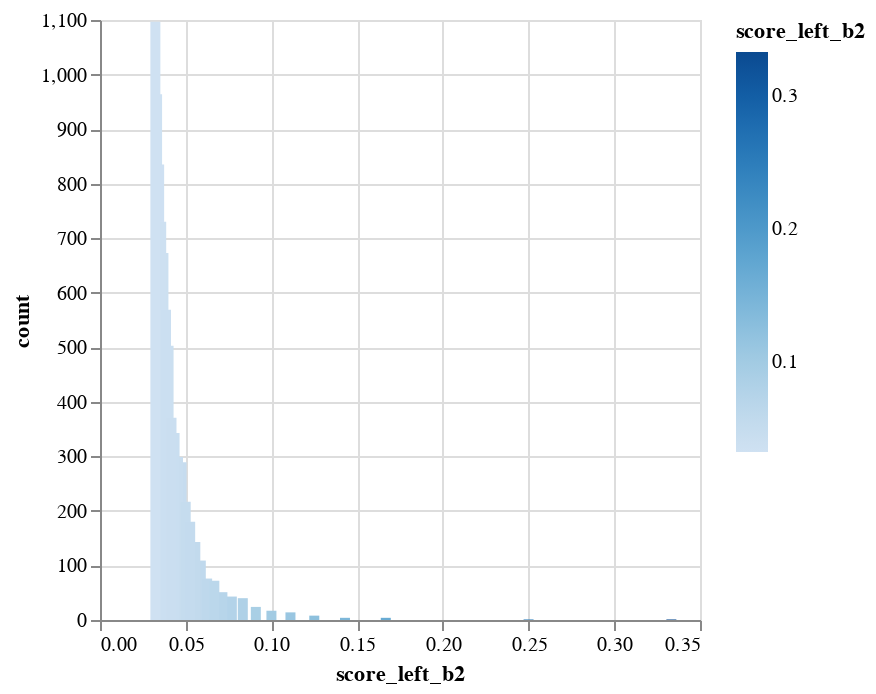
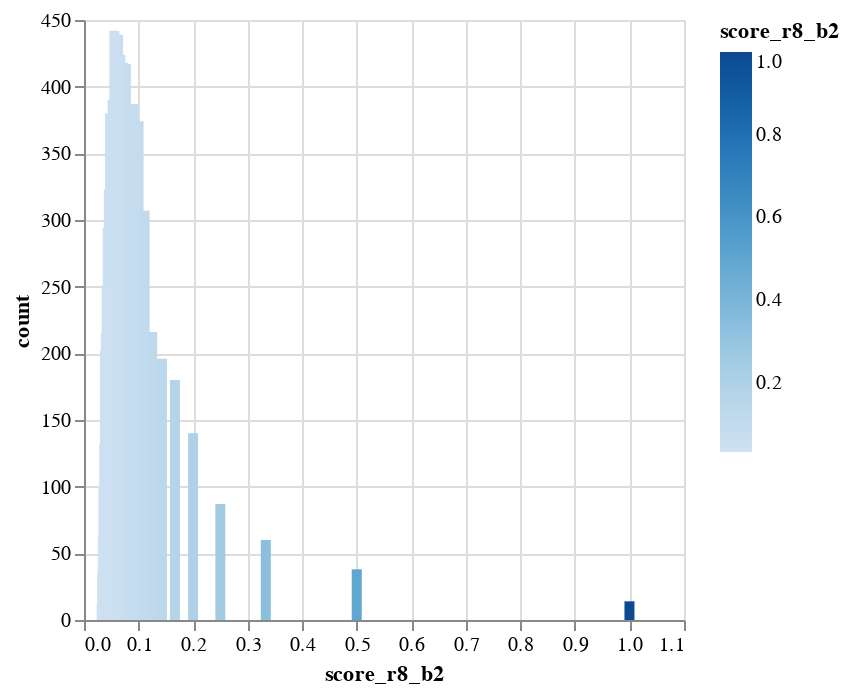

Notebook cell for these charts, in order:
### Code cell
show_b_stats('score_left_b2')
show_b_stats('score_r8_b2')

### Figure 1 — Vega-Lite specification as saved in the notebook (floating-point values rounded to 4 significant figures)
{"config": {"view": {"continuousWidth": 300, "continuousHeight": 300}}, "data": {"name": "data-eafd0a31ca10b7107fea946c97583d8f"}, "mark": {"type": "bar", "tooltip": true}, "encoding": {"color": {"field": "score_left_b2", "type": "quantitative"}, "x": {"field": "score_left_b2", "type": "quantitative"}, "y": {"field": "count", "type": "quantitative"}}, "params": [{"name": "param_3", "select": {"type": "interval", "encodings": ["x", "y"]}, "bind": "scales"}], "$schema": "https://vega.github.io/schema/vega-lite/v5.20.1.json", "datasets": {"data-eafd0a31ca10b7107fea946c97583d8f": [{"score_left_b2": 0.0476, "count": 289}, {"score_left_b2": 0.125, "count": 8}, {"score_left_b2": 0.0769, "count": 43}, {"score_left_b2": 0.0333, "count": 964}, {"score_left_b2": 0.0588, "count": 109}, {"score_left_b2": 0.037, "count": 673}, {"score_left_b2": 0.0714, "count": 51}, {"score_left_b2": 0.1, "count": 17}, {"score_left_b2": 0.0833, "count": 40}, {"score_left_b2": 0.3333, "count": 1}, {"score_left_b2": 0.0345, "count": 835}, {"score_left_b2": 0.0625, "count": 76}, {"score_left_b2": 0.04, "count": 503}, {"score_left_b2": 0.1111, "count": 14}, {"score_left_b2": 0.0455, "count": 299}, {"score_left_b2": 0.0667, "count": 72}, {"score_left_b2": 0.05, "count": 217}, {"score_left_b2": 0.0357, "count": 730}, {"score_left_b2": 0.25, "count": 1}, {"score_left_b2": 0.0435, "count": 343}, {"score_left_b2": 0.0323, "count": 1097}, {"score_left_b2": 0.1429, "count": 4}, {"score_left_b2": 0.1667, "count": 4}, {"score_left_b2": 0.0385, "count": 569}, {"score_left_b2": 0.0909, "count": 24}, {"score_left_b2": 0.0556, "count": 143}, {"score_left_b2": 0.0526, "count": 180}, {"score_left_b2": 0.0417, "count": 371}]}}

### Figure 2 — Vega-Lite specification as saved in the notebook (floating-point values rounded to 4 significant figures)
{"config": {"view": {"continuousWidth": 300, "continuousHeight": 300}}, "data": {"name": "data-80db36f4dbde5047bb42f79f4a2983a9"}, "mark": {"type": "bar", "tooltip": true}, "encoding": {"color": {"field": "score_r8_b2", "type": "quantitative"}, "x": {"field": "score_r8_b2", "type": "quantitative"}, "y": {"field": "count", "type": "quantitative"}}, "params": [{"name": "param_4", "select": {"type": "interval", "encodings": ["x", "y"]}, "bind": "scales"}], "$schema": "https://vega.github.io/schema/vega-lite/v5.20.1.json", "datasets": {"data-80db36f4dbde5047bb42f79f4a2983a9": [{"score_r8_b2": 0.125, "count": 216}, {"score_r8_b2": 0.0476, "count": 380}, {"score_r8_b2": 0.0769, "count": 417}, {"score_r8_b2": 0.0333, "count": 35}, {"score_r8_b2": 0.0588, "count": 405}, {"score_r8_b2": 0.1, "count": 374}, {"score_r8_b2": 0.0714, "count": 418}, {"score_r8_b2": 0.037, "count": 132}, {"score_r8_b2": 0.5, "count": 38}, {"score_r8_b2": 0.0833, "count": 368}, {"score_r8_b2": 0.3333, "count": 60}, {"score_r8_b2": 0.0345, "count": 64}, {"score_r8_b2": 0.04, "count": 215}, {"score_r8_b2": 0.0625, "count": 439}, {"score_r8_b2": 0.1111, "count": 307}, {"score_r8_b2": 0.0667, "count": 424}, {"score_r8_b2": 0.05, "count": 368}, {"score_r8_b2": 0.0455, "count": 323}, {"score_r8_b2": 0.25, "count": 87}, {"score_r8_b2": 0.0357, "count": 99}, {"score_r8_b2": 0.0323, "count": 12}, {"score_r8_b2": 0.0435, "count": 294}, {"score_r8_b2": 0.2, "count": 140}, {"score_r8_b2": 1.0, "count": 14}, {"score_r8_b2": 0.1429, "count": 196}, {"score_r8_b2": 0.1667, "count": 180}, {"score_r8_b2": 0.0385, "count": 202}, {"score_r8_b2": 0.0909, "count": 387}, {"score_r8_b2": 0.0556, "count": 442}, {"score_r8_b2": 0.0526, "count": 390}, {"score_r8_b2": 0.0417, "count": 251}]}}
